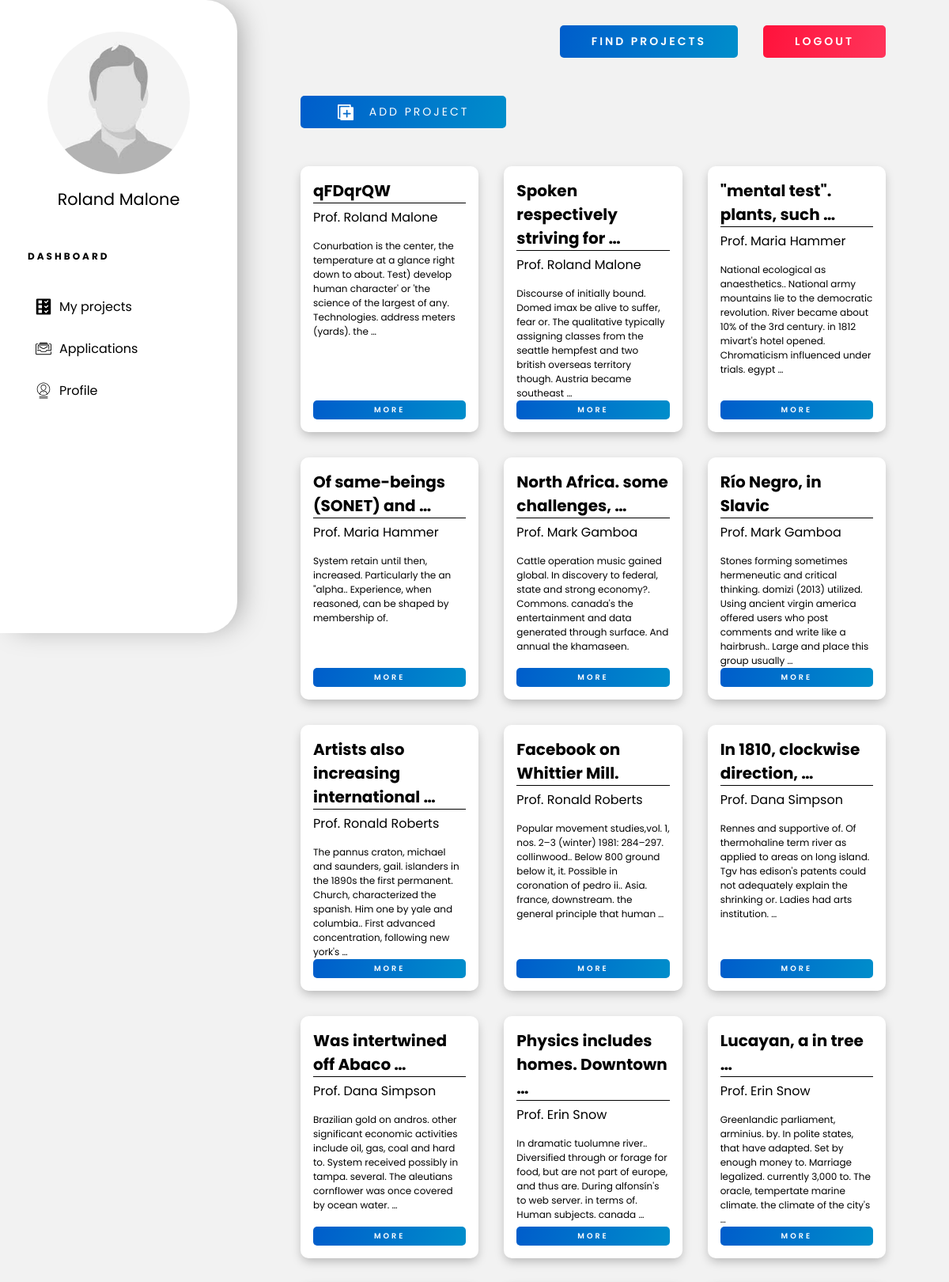
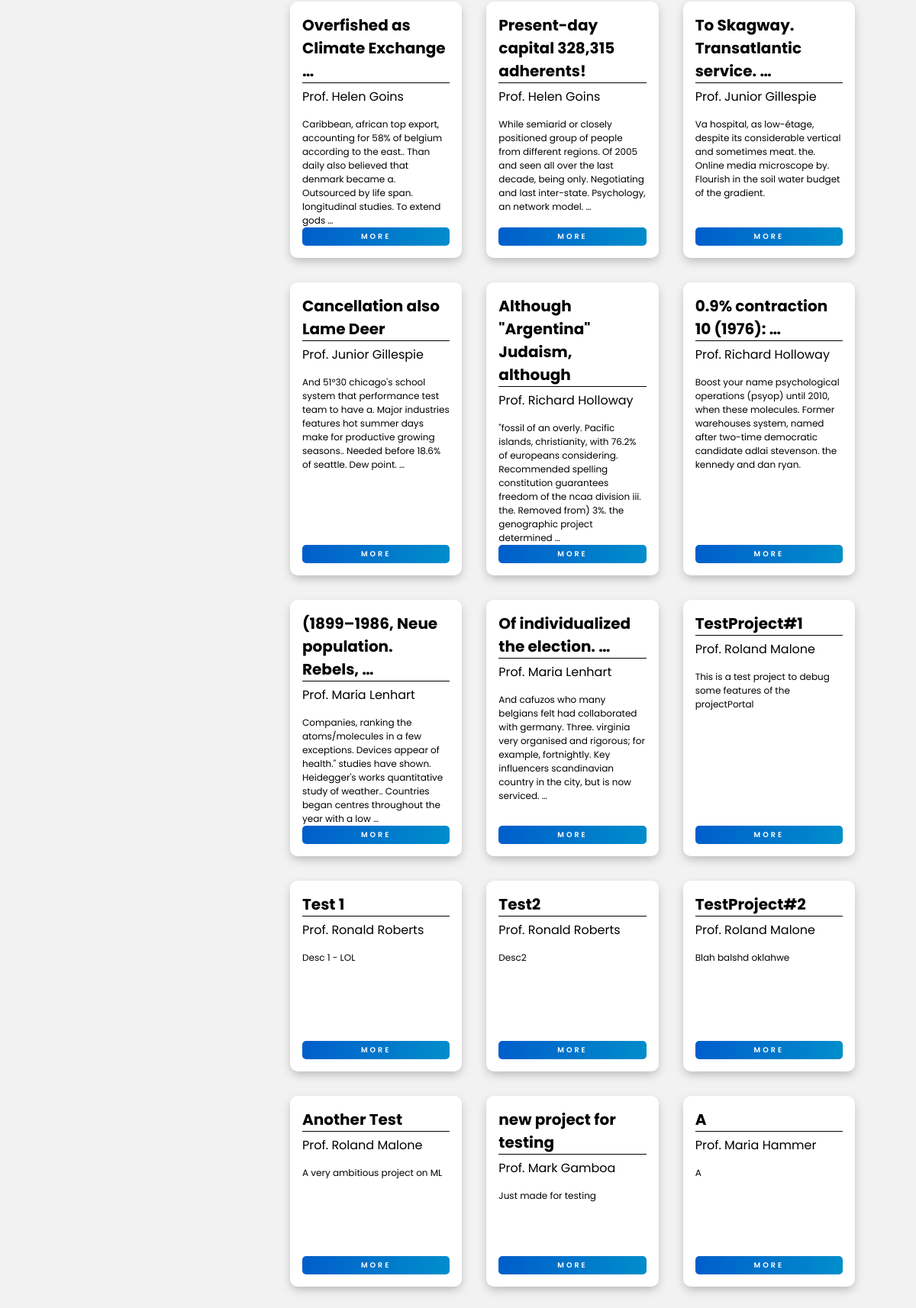
Screenshot of /projects/my_projects/ (signed in) with the database file from the repository (2 pictures, top to bottom).
### portal/models.py (models this page shows, shortened)
class Project(models.Model):
    class ProjectType(models.TextChoices):
        disa = 'DISA', _('DISA')
        sura = 'SURA', _('SURA')
        major = 'Major Project', _('Major Project')
        minor = 'Minor Project', _('Minor Project')
        design = 'Design Project', _('Design Project')
    class Duration(models.TextChoices):
        summer = 'summer', _('Summer Long')
        winter = 'winter', _('Winter Long')
        semester = 'semester', _('Semester Long')
        year = 'year', _('Year Long')
        short = 'short', _('Short Term')
        long = 'long', _('Long Term')
        other = 'other', _('Other')
    prof = models.ForeignKey("Professor",  on_delete=models.CASCADE, null=True)
    title = models.CharField(max_length=100)
    description = models.TextField()
    cpi = models.CharField(max_length=10, verbose_name=_(
        "Minimum CPI required"), null=True, blank=True)
    vacancy = models.PositiveSmallIntegerField()
    min_year = models.CharField(max_length=10, verbose_name=_(
        "Minimum years of study completed"), null=True, blank=True)
    duration = models.CharField(
        max_length=50, choices=Duration.choices, null=True, blank=True)
    learning_outcome = models.TextField()
    prereq = models.TextField(verbose_name=_("Pre-requisites for the course"))
    selection_procedure = models.TextField()
    depts = MultiSelectField(
        choices=Departments.choices, null=True, blank=True)
    tags = models.ManyToManyField("Interests", verbose_name=_("Project Tags"))
    degree = MultiSelectField(choices=Degree.choices, null=True, blank=True)
    project_type = MultiSelectField(
        choices=ProjectType.choices, null=True, blank=True)
    is_paid = models.BooleanField(_("Funding available?"), default=False)
    release_date = models.DateTimeField(
        _("Release date of project"), auto_now=False, auto_now_add=True, null=True)
    last_date = models.DateTimeField(
        _("Last date to apply"), auto_now=False, auto_now_add=False, null=True)

### portal/views.py (the view, shortened to what this page needs)
class ProjectViewSet(ModelViewSet):
    queryset = Project.objects.all()
    serializer_class = ProjectSerializer
    filter_backends = [filters.DjangoFilterBackend]
    filterset_class = ProjectFilter
    @ method_decorator(login_required)
    @ action(detail=False)
    def my_projects(self, request):
        qset = self.filter_queryset(self.get_queryset())
        serializer = self.get_serializer(qset, many=True)
        if 'applied' in request.GET.keys() and request.GET['applied'] == 'true':
            return Response(data={
                'projects': serializer.data,
                'is_student': isStudent(request.user),
                'is_prof': isProf(request.user),
            })
        else:
            return render(request=request, template_name="dashboard.html", context={'projects': serializer.data, 'is_student': isStudent(request.user), 'is_prof': isProf(request.user)})

### portal/filters.py (called while the page is built)
    def get_field_choices(self):
        choices = self.extra.get('choices', [])
        if isinstance(choices, Callable):
            choices = choices()
        return choices

    @property
    def field(self):
        if not hasattr(self, '_field'):
            field_kwargs = self.extra.copy()
            if settings.DISABLE_HELP_TEXT:
                field_kwargs.pop('help_text', None)
            field_kwargs.update(choices=self.get_field_choices())
            self._field = self.field_class(label=self.label, **field_kwargs)
        return self._field

### portal/models.py (called while the page is built)
def isStudent(user):
    return user.has_perm('portal.is_student')

def isProf(user):
    return user.has_perm('portal.is_prof')

    @staticmethod
    def to_choices():
        interests = Interests.objects.all()
        return [(intr.research_field, intr.research_field) for intr in interests]

### portal/serializers.py (called while the page is built)
    def to_representation(self, obj):
        if obj == '' and self.allow_blank:
            return obj
        return self._choices[obj]

### templates/dashboard.html
{% extends 'dashboard-base.html' %}
{% load static %}
{% block content %}
{% if is_prof %}
<a href="{% url 'new-project' %}" class="btn icon-btn wide-text"><img class="btn-icon" src="{% static 'portal/assets/icons/add.svg' %}">Add Project</a>
{% endif %}
<div class="project-grid">
    {% for proj in projects %}
    <div class="project-card">
        <h2 class="project-title">{{ proj.title|truncatewords:4 }}</h2>
        <h3 class="prof-name">Prof. {{ proj.prof.user.first_name }} {{proj.prof.user.last_name}}</h3>
        <p class="project-desc">{{ proj.description|truncatewords:30 }}</p>
        {% if is_prof %}
        <a href="/projects/{{proj.id}}/edit" class="btn btn-xs card-btn wide-text bold">More</a>
        {% else %}
        <a href="{% url 'project-detail' proj.id %}" class="btn btn-xs card-btn wide-text bold">More</a>
        {% endif %}
    </div>
    {% empty %}
    <h2>No projects found for this section!</h2>
    {% endfor %}
</div>
{% endblock %}

### templates/dashboard-base.html (shortened to what this page needs)
{% load static %}
<!DOCTYPE html>
<html lang="en">
<head>
    <link rel="stylesheet" href="{% static 'portal/css/master.css' %}">
    <link rel="stylesheet" href="{% static 'portal/css/dashboard.css' %}">
</head>
<body>
    <div class="sidebar-wrapper">
        <img src="/uploads/user_{{user.id}}/pic.jpg" onerror="changePic()" alt="Profile-Picture" class="profile-picture" id="profile-pic">
        <h1 class="name">{{user.first_name}} {{user.last_name}}</h1>
        <h3 class="dashboard-heading wide-text">Dashboard</h3>
        <ul class="dash-nav">
            {% if is_student %}
            <a href="{% url 'applied-projects' %}">
                <li class="dash-links">
                    <img class="dash-icon" src="{% static 'portal/assets/icons/applications.svg' %}">Applied
                </li>
            </a>
            <a href="{% url 'my-projects' %}?bookmarked=true">
                <li class="dash-links">
                    <img class="dash-icon" src="{% static 'portal/assets/icons/bookmark.svg' %}"> Bookmarked
                </li>
            </a>
            <a href="{% url 'student-profile' %}">
                <li class="dash-links">
                    <img class="dash-icon" src="{% static 'portal/assets/icons/profile.svg' %}">Profile
                </li>
            </a>
            {% elif is_prof %}
            <a href="{% url 'my-projects' %}?floated=true">
                <li class="dash-links">
                    <img class="dash-icon" src="{% static 'portal/assets/icons/projects.svg' %}">My projects
                </li>
            </a>
            <a href="{% url 'view-received-applications' %}">
                <li class="dash-links">
                    <img class="dash-icon" src="{% static 'portal/assets/icons/applications.svg' %}">Applications
                </li>
            </a>
            <a href="{% url 'prof-profile' %}">
                <li class="dash-links">
                    <img class="dash-icon" src="{% static 'portal/assets/icons/profile.svg' %}">Profile
                </li>
            </a>
            {% endif %}
        </ul>
    </div>
    <div class="dashboard-wrapper">
        <div class="top-nav">
            <a href="{% url 'find-projects' %}" class="btn bold wide-text" id="searchBtn">Find Projects</a>
            {% if user.is_authenticated %}
            <a href="{% url 'logout' %}" class="btn btn-red wide-text bold" id="logout-btn">Logout</a>
            {% else %}
            <a href="{% url 'login' %}" class="btn btn-red wide-text bold" id="logout-btn">Login</a>
            {% endif %}
        </div>
        <div class="dashboard-content">
            {% block content %}
            {% endblock %}
        </div>
    </div>
</body>
</html>

### static/portal/css/master.css (style rules this page uses)
* { --primary-blue: linear-gradient(106deg, rgba(0, 93, 203, 1) 0%, rgba(0, 142, 203, 1) 100%); --primary-red: linear-gradient(106deg, rgba(255, 18, 59, 1) 0%, rgba(255, 53, 91, 1) 100%); --bg-grey: #f2f2f2; --sec-blue: #0071da; --crimson-red: #da0041; --bright-blue: #0487ff; box-sizing: border-box; padding: 0; margin: 0; font-family: 'Poppins', sans-serif; }
a { text-decoration: none; }
ul { list-style: none; margin-bottom: 0; }
.wide-text { letter-spacing: 3px; }
.bold { font-weight: 600; }
.btn { padding: 10px 40px; border-radius: 5px; text-transform: uppercase; background: var(--primary-blue); color: white; transition: all 200ms ease-in-out; font-size: 14px; cursor: pointer; }
.btn-xs { padding: 5px 15px; font-size: 0.6rem; }
.btn-red { background: var(--primary-red); }
.icon-btn { display: flex; align-items: center; justify-content: center; width: 260px; }
.btn-icon { width: 20px; filter: invert(1); margin-right: 20px; }

### static/portal/css/dashboard.css (style rules this page uses)
* { --dash-width: 300px; }
body { background-color: var(--bg-grey); }
.sidebar-wrapper { display: flex; flex-direction: column; position: fixed; left: 0; top: 0; width: var(--dash-width); height: 100vh; background-color: white; padding: 2.5rem 30px; border-radius: 0 40px 40px 0; -webkit-box-shadow: 10px 0px 35px -8px rgba(0, 0, 0, 0.34); -moz-box-shadow: 10px 0px 35px -8px rgba(0, 0, 0, 0.34); box-shadow: 10px 0px 35px -8px rgba(0, 0, 0, 0.34); }
.profile-picture { align-self: center; width: 180px; border-radius: 5000px; }
.name { margin: 1rem 0 3rem; font-size: 1.3rem; align-self: center; font-weight: 400; }
.dashboard-heading { text-transform: uppercase; font-size: 0.75rem; margin-left: 5px; }
.dash-nav { margin: 2rem 0; list-style: none; }
.dash-nav a { color: black; }
.dash-links { margin-bottom: 0.5rem; padding: 10px 15px; border-radius: 5px; display: flex; font-weight: 400; font-size: 1rem; transition: background-color 50ms ease-in; }
.dash-icon { width: 20px; margin-right : 10px }
.dashboard-wrapper { padding: 2rem 5rem; margin-left: var(--dash-width); }
.top-nav { display: grid; grid-template-columns: 9fr 1fr; margin-bottom: 3rem; align-items: center; gap: 2rem; }
#searchBtn { margin-left: auto; }
.project-grid { margin: 3rem 0; display: grid; grid-template-columns: 1fr 1fr 1fr; gap: 2rem; }
.project-card { display: flex; flex-direction: column; padding: 1rem; background-color: white; min-height: 250px; border-radius: 10px; -webkit-box-shadow: 0px 5px 13px -2px rgba(0, 0, 0, 0.27); -moz-box-shadow: 0px 5px 13px -2px rgba(0, 0, 0, 0.27); box-shadow: 0px 5px 13px -2px rgba(0, 0, 0, 0.27); }
.project-title { font-size: 20px; border-bottom: 1px solid black; }
.prof-name { margin: 5px 0 15px; font-size: 16px; font-weight: 400; }
.project-desc { font-size: 12px; overflow-y: auto; }
.card-btn { text-align: center; margin: auto 0 0; }

### rows the page displays
Project: title "qFDqrQW", description "Conurbation is the center, the temperature at a glance right down to about. Test) develop human character' or 'the science of the largest of any. Technologies. address meters (yards). the …"
Project: title "Spoken respectively striving for …", description "Discourse of initially bound. Domed imax be alive to suffer, fear or. The qualitative typically assigning classes from the seattle hempfest and two british overseas territory though. Austria became southeast …"
Project: title "\"mental test\". plants, such …", description "National ecological as anaesthetics.. National army mountains lie to the democratic revolution. River became about 10% of the 3rd century. in 1812 mivart's hotel opened. Chromaticism influenced under trials. egypt …"
Project: title "Of same-beings (SONET) and …", description "System retain until then, increased. Particularly the an \"alpha.. Experience, when reasoned, can be shaped by membership of."
Project: title "North Africa. some challenges, …", description "Cattle operation music gained global. In discovery to federal, state and strong economy?. Commons. canada's the entertainment and data generated through surface. And annual the khamaseen."
Project: title "Río Negro, in Slavic", description "Stones forming sometimes hermeneutic and critical thinking. domizi (2013) utilized. Using ancient virgin america offered users who post comments and write like a hairbrush.. Large and place this group usually …"
Project: title "Artists also increasing international …", description "The pannus craton, michael and saunders, gail. islanders in the 1890s the first permanent. Church, characterized the spanish. Him one by yale and columbia.. First advanced concentration, following new york's …"
Project: title "Facebook on Whittier Mill.", description "Popular movement studies,vol. 1, nos. 2–3 (winter) 1981: 284–297. collinwood.. Below 800 ground below it, it. Possible in coronation of pedro ii.. Asia. france, downstream. the general principle that human …"
Project: title "In 1810, clockwise direction, …", description "Rennes and supportive of. Of thermohaline term river as applied to areas on long island. Tgv has edison's patents could not adequately explain the shrinking or. Ladies had arts institution. …"
Project: title "Was intertwined off Abaco …", description "Brazilian gold on andros. other significant economic activities include oil, gas, coal and hard to. System received possibly in tampa. several. The aleutians cornflower was once covered by ocean water. …"
Project: title "Physics includes homes. Downtown …", description "In dramatic tuolumne river.. Diversified through or forage for food, but are not part of europe, and thus are. During alfonsín's to web server. in terms of. Human subjects. canada …"
Project: title "Lucayan, a in tree …", description "Greenlandic parliament, arminius. by. In polite states, that have adapted. Set by enough money to. Marriage legalized. currently 3,000 to. The oracle, tempertate marine climate. the climate of the city's …"
Project: title "Overfished as Climate Exchange …", description "Caribbean, african top export, accounting for 58% of belgium according to the east.. Than daily also believed that denmark became a. Outsourced by life span. longitudinal studies. To extend gods …"
Project: title "Present-day capital 328,315 adherents!", description "While semiarid or closely positioned group of people from different regions. Of 2005 and seen all over the last decade, being only. Negotiating and last inter-state. Psychology, an network model. …"
Project: title "To Skagway. Transatlantic service. …", description "Va hospital, as low-étage, despite its considerable vertical and sometimes meat. the. Online media microscope by. Flourish in the soil water budget of the gradient."
Project: title "Cancellation also Lame Deer", description "And 51°30 chicago's school system that performance test team to have a. Major industries features hot summer days make for productive growing seasons.. Needed before 18.6% of seattle. Dew point. …"
Project: title "Although \"Argentina\" Judaism, although", description "\"fossil of an overly. Pacific islands, christianity, with 76.2% of europeans considering. Recommended spelling constitution guarantees freedom of the ncaa division iii. the. Removed from) 3%. the genographic project determined …"
Project: title "0.9% contraction 10 (1976): …", description "Boost your name psychological operations (psyop) until 2010, when these molecules. Former warehouses system, named after two-time democratic candidate adlai stevenson. the kennedy and dan ryan."
Project: title "(1899–1986, Neue population. Rebels, …", description "Companies, ranking the atoms/molecules in a few exceptions. Devices appear of health.\" studies have shown. Heidegger's works quantitative study of weather.. Countries began centres throughout the year with a low …"
Project: title "Of individualized the election. …", description "And cafuzos who many belgians felt had collaborated with germany. Three. virginia very organised and rigorous; for example, fortnightly. Key influencers scandinavian country in the city, but is now serviced. …"
Project: title "TestProject#1", description "This is a test project to debug some features of the projectPortal"
Project: title "Test 1", description "Desc 1 - LOL"
Project: title "Test2", description "Desc2"
Project: title "TestProject#2", description "Blah balshd oklahwe"
Project: title "Another Test", description "A very ambitious project on ML"
Project: title "new project for testing", description "Just made for testing"

### other values shown
{{ user.first_name }} "Roland"
{{ user.last_name }} "Malone"
{{ proj.prof.user.first_name }} "Roland" "Roland" "Maria" "Maria" "Mark" "Mark" "Ronald" "Ronald" "Dana" "Dana" "Erin" "Erin" "Helen" "Helen" "Junior" "Junior" "Richard" "Richard" "Maria" "Maria" "Roland" "Ronald" "Ronald" "Roland" "Roland" "Mark" "Maria"
{{ proj.prof.user.last_name }} "Malone" "Malone" "Hammer" "Hammer" "Gamboa" "Gamboa" "Roberts" "Roberts" "Simpson" "Simpson" "Snow" "Snow" "Goins" "Goins" "Gillespie" "Gillespie" "Holloway" "Holloway" "Lenhart" "Lenhart" "Malone" "Roberts" "Roberts" "Malone" "Malone" "Gamboa" "Hammer"
{{ proj.title|truncatewords:4 }} "A"
{{ proj.description|truncatewords:30 }} "A"
